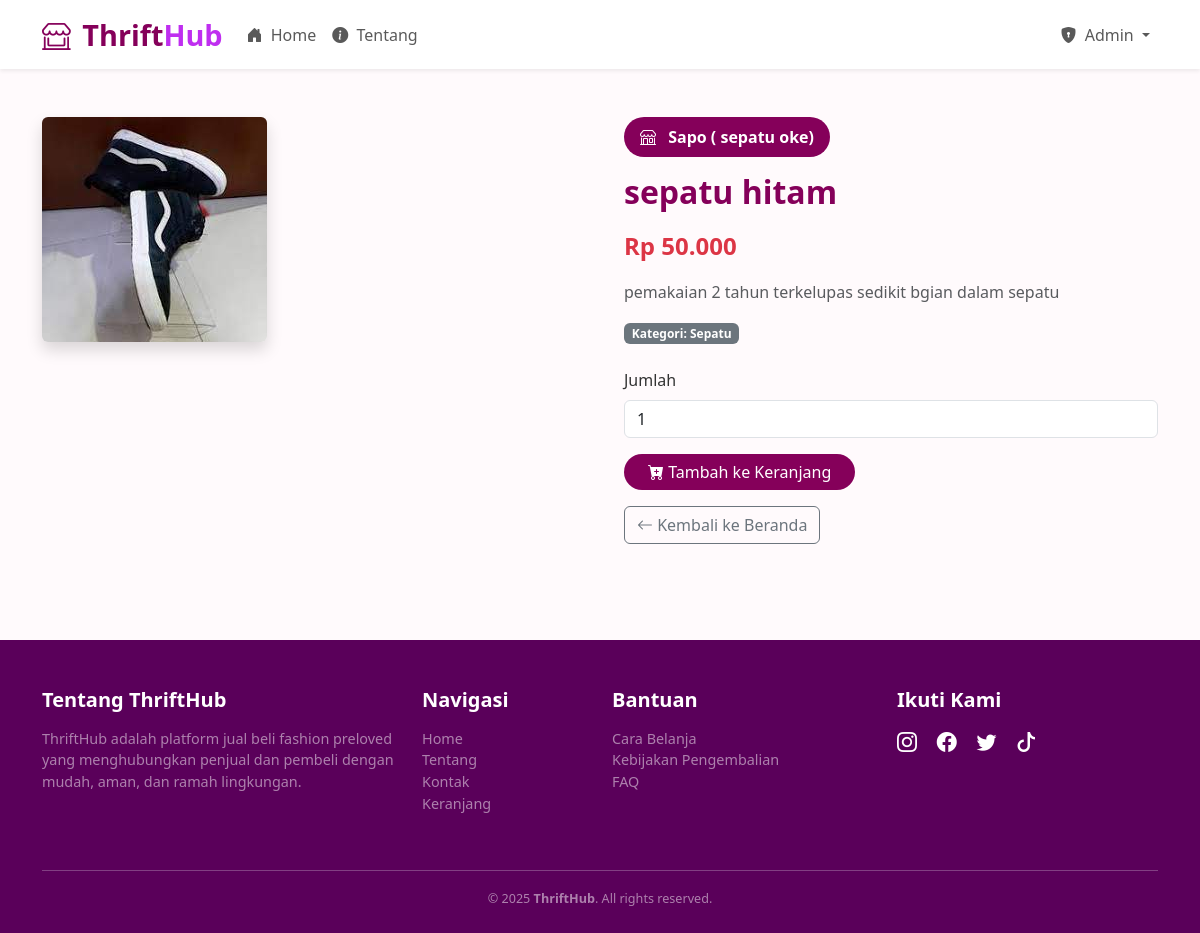
The page /index.php?url=product_detail&id=47 (signed in) on the database its author committed.
### tables this page shows
CREATE TABLE `produk` (
  `id` int(11) NOT NULL,
  `user_id` int(11) NOT NULL,
  `nama` varchar(255) DEFAULT NULL,
  `kategori` varchar(100) DEFAULT NULL,
  `harga` int(11) DEFAULT NULL,
  `deskripsi` text DEFAULT NULL,
  `gambar` varchar(255) DEFAULT NULL,
  `created_at` timestamp NOT NULL DEFAULT current_timestamp()
);

CREATE TABLE `users` (
  `id` int(11) NOT NULL,
  `name` varchar(100) NOT NULL,
  `email` varchar(100) NOT NULL,
  `password` varchar(255) NOT NULL,
  `role` enum('admin','user') NOT NULL,
  `created_at` timestamp NOT NULL DEFAULT current_timestamp(),
  `is_seller` tinyint(1) DEFAULT 0,
  `nama_toko` varchar(100) DEFAULT NULL,
  `deskripsi_toko` text DEFAULT NULL,
  `telepon` varchar(20) DEFAULT NULL,
  `alamat_toko` varchar(100) DEFAULT NULL
);

### views/product/product_detail.php (the view, shortened to what this page needs)
<?php
$id = isset($_GET['id']) ? intval($_GET['id']) : 0;
include 'config/database.php';
$stmt = $conn->prepare("SELECT * FROM produk WHERE id = ?");
$stmt->bind_param("i", $id);
$stmt->execute();
$result = $stmt->get_result();
$produk = $result->fetch_assoc();
$seller_id = $produk['user_id'] ?? null;
$stmt_toko = $conn->prepare("SELECT nama_toko FROM users WHERE id = ?");
$stmt_toko->bind_param("i", $seller_id);
$stmt_toko->execute();
$toko_result = $stmt_toko->get_result();
$toko = $toko_result->fetch_assoc();
?>
<section class="py-5">
  <div class="container">
    <?php if ($produk): ?>
      <div class="row g-5">
        <div class="col-md-6" data-aos="zoom-in">
          <img src="<?= htmlspecialchars($produk['gambar']); ?>" alt="<?= htmlspecialchars($produk['nama']); ?>" class="img-fluid rounded shadow" style="max-height: 500px; object-fit: cover;">
        </div>
        <div class="col-md-6" data-aos="fade-left">
          <div class="mb-3">
            <span class="d-inline-block px-3 py-2 rounded-pill text-white fw-semibold"
                  style="background-color: #85005A;">
              <i class="bi bi-shop me-2"></i>
              <a href="index.php?url=store&id=<?= $seller_id ?>"
                 class="text-white text-decoration-none"
                 onmouseover="this.style.textDecoration='underline';"
                 onmouseout="this.style.textDecoration='none';">
                <?= htmlspecialchars($toko['nama_toko'] ?? 'Toko Tidak Diketahui'); ?>
              </a>
            </span>
          </div>
          <h2 class="fw-bold mb-3" style="color: #85005A;"><?= htmlspecialchars($produk['nama']); ?></h2>
          <p class="text-danger fs-4 fw-bold">Rp <?= number_format($produk['harga'], 0, ',', '.'); ?></p>
          <p class="text-muted"><?= nl2br(htmlspecialchars($produk['deskripsi'])); ?></p>
          <p><span class="badge bg-secondary">Kategori: <?= htmlspecialchars($produk['kategori']); ?></span></p>
          <form action="index.php?url=add_to_cart" method="POST" class="mt-4">
            <div class="mb-3">
              <label for="jumlah" class="form-label">Jumlah</label>
              <input type="number" name="jumlah" id="jumlah" class="form-control" min="1" value="1" required>
            </div>
            <button type="submit" class="btn px-4 rounded-pill text-white"
              style="background-color: #85005A; border: none;"
              onmouseover="this.style.backgroundColor='#A23E7D';"
              onmouseout="this.style.backgroundColor='#85005A';">
              <i class="bi bi-cart-plus-fill"></i> Tambah ke Keranjang
            </button>
          </form>
          <a href="index.php" class="btn btn-outline-secondary mt-3">
            <i class="bi bi-arrow-left"></i> Kembali ke Beranda
          </a>
        </div>
      </div>
    <?php endif; ?>
  </div>
</section>
<?php
include __DIR__ . '/../layouts/index.php';
?>

### assets/css/style.css (style rules this page uses)
body { font-family: 'Segoe UI', sans-serif; background-color: #fffafc; color: #333; }
.btn-outline-secondary { transition: all 0.3s ease-in-out; }
section h2 { color: #333; }
a.text-decoration-none { display: inline-block; transition: transform 0.3s ease, color 0.3s ease; }

### rows shown on the page
produk: gambar (picture), nama "sepatu hitam", harga "50.000", deskripsi "pemakaian 2 tahun terkelupas sedikit bgian dalam sepatu", kategori "Sepatu"
users: nama_toko "Sapo ( sepatu oke)"

### other values the page prints
$_SESSION['user']['name'] "Admin"
